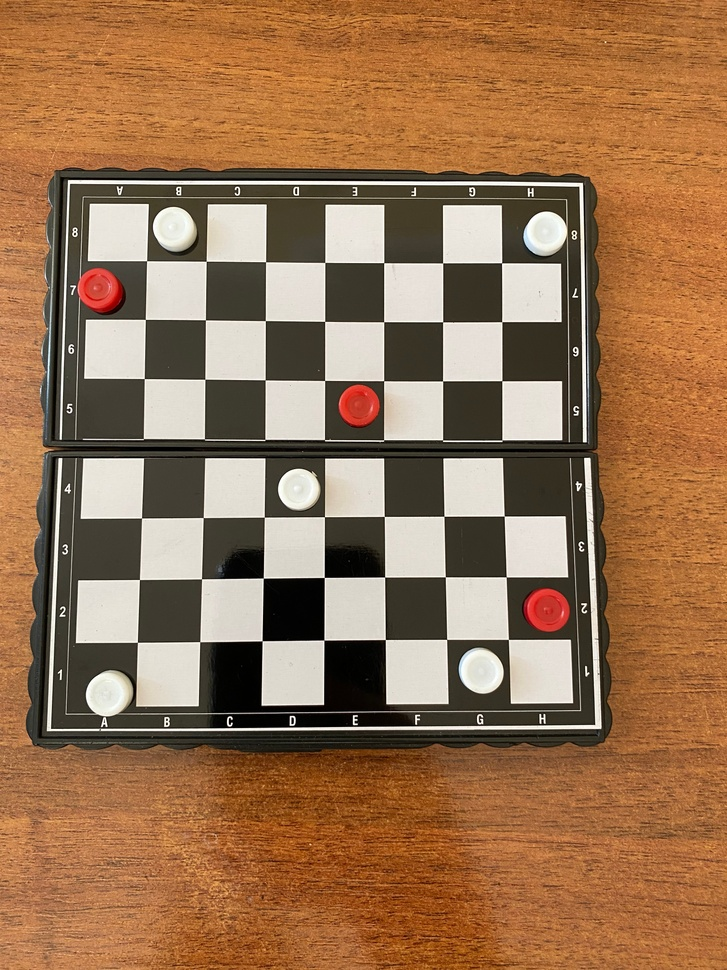
#> input picture tests/test_data/corners.JPG, 727 x 970 px, shrunk from 3024 x 4032 before the run
$ python -i field_detector.py   (imports and definitions only)
#> lines starting #> are read from the running program, lines starting #| are printed output that depends on the picture; after the words box and inside, x2 and y2 are one past the last pixel; in counts of white or black regions, pixels touching at a corner belong together
#> further down, picture is the input picture: shape (970, 727, 3); mean B, G, R 81.2, 114.2, 152.5
import itertools
import numpy as np
import cv2 as cv

# [6 lines left out: function draw_corners, not called in this run]

class FieldDetector:
    def __init__(self, image, debug=False):
        self.debug = debug
        self.update_image(image)

    def __debug_show(self, image):
        if self.debug:
            cv.imshow(f"{image}", image)
            cv.waitKey(0)

    def update_image(self, image):
        self.image = image
        self.gray = cv.cvtColor(image, cv.COLOR_BGR2GRAY)
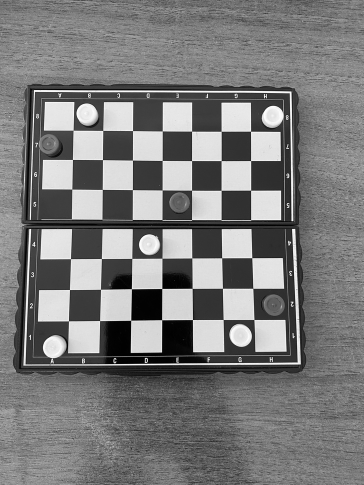
#> self.gray: shape (970, 727) (shown at 1/2 size); min 0, max 255, mean 121.9

        self.__debug_show(self.gray)

        # Remove details
        kernel = cv.getStructuringElement(cv.MORPH_RECT, (8,8))
        opening = cv.morphologyEx(self.gray, cv.MORPH_OPEN, kernel)
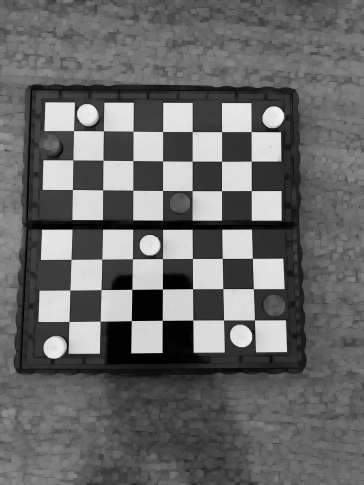
#> opening: shape (970, 727) (shown at 1/2 size); min 0, max 241, mean 104.4

        # Blur image - remove more details
        self.filtered = cv.GaussianBlur(opening, (3,3), 1)
        self.__debug_show(self.filtered)

    def detect_fields(self):
        corners = self.__detect_corners()
        locations = self.__get_corner_locations(corners)

        if len(locations) == 0:
            return []

        filtered = self.__sort_and_cleanup_corners(locations)

        if self.debug:
            img = np.copy(self.image)
            draw_corners(img, filtered)
            cv.imshow('image', img)
            cv.waitKey(0)

        try:
            return self.__redetect_corners(filtered)
        except IndexError:
            print("WARN: Cannot match board fields")

        return []

    def __redetect_corners(self, corners):
        transposed = [[item for item in row if item is not None] for row in itertools.zip_longest(*corners)]
        y_values = []
        x_values = []

        # Re-detect points by virtual line intersection
        for row in range(len(corners)):
            y_values.append(np.median(corners[row], 0)[1])
            x_values.append(np.median(transposed[row], 0)[0])

        new_corners = np.full((len(x_values), len(y_values), 2), 0)
        for x in range(len(x_values)):
            for y in range(len(y_values)):
                new_corners[x, y] = (x_values[x], y_values[y])

        return new_corners

    def __detect_corners(self):
        # Detect corners
        filtered = np.float32(self.filtered)
        corners = cv.cornerHarris(filtered, 4, 5, 0.04)
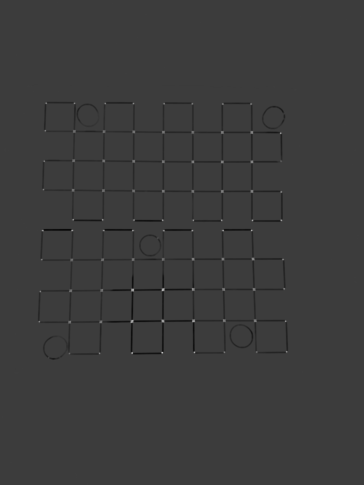
#> corners: shape (970, 727) float32 (shown at 1/2 size); min -1.3e+09, max 4.16e+09, mean -14955487; drawn with min black and max white

        # Remove noise around corners
        filtered_corner_data = cv.morphologyEx(corners, cv.MORPH_CLOSE, None)
        return filtered_corner_data

    def __get_corner_locations(self, corner_data):
        # Get local maximas
        ret, dst = cv.threshold(corner_data, 0.1*corner_data.max(), 255, 0)
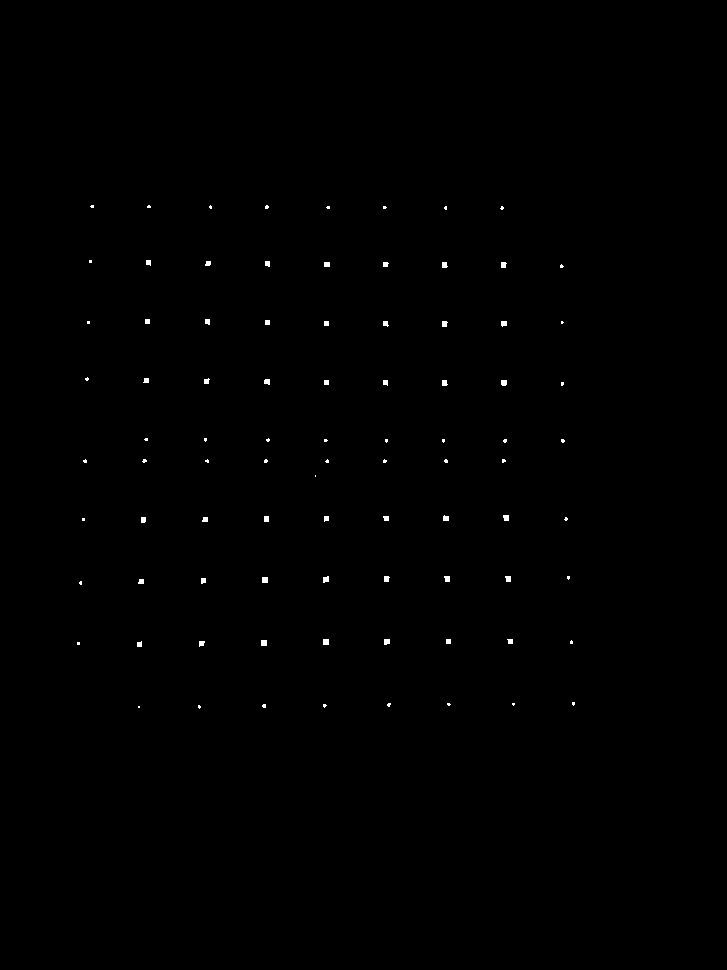
#> dst: shape (970, 727) float32; 0.24% white; 87 white regions (45 under 20 px), largest, box (x1, y1, x2, y2) and area: (262, 577, 268, 583) 36, (323, 639, 329, 645) 36, (261, 640, 267, 646) 36
#> ret = 415733350.4
        dst = np.uint8(dst)

        ret, labels, stats, centroids = cv.connectedComponentsWithStats(dst)
#> labels: shape (970, 727) int32; 88 distinct labels, from 0 to 87
#> ret = 88; stats = 88 rows, first 6: [0, 0, 727, 970, 703506], [90, 205, 4, 3, 10], [147, 205, 4, 3, 10], [209, 205, 3, 4, 9], [265, 205, 4, 4, 13], [326, 206, 4, 3, 10]; centroids = 88 pairs, first value 78 to 573, second value 206 to 706.5
        criteria = (cv.TERM_CRITERIA_EPS + cv.TERM_CRITERIA_MAX_ITER, 100, 0.001)

        try:
            # Get corner centers (subpixel accuracy)
            corners = cv.cornerSubPix(self.gray, np.float32(centroids), (5,5), (-1,-1), criteria)
#> corners = 88 pairs, first value 75.4 to 572.6, second value 203.3 to 705.7
#> in detect_fields, `locations = self.__get_corner_locations(corners)`: locations has the same summary as corners in __get_corner_locations
        except Exception:
            return []

        return corners

    def __sort_and_cleanup_corners(self, corners, field_size=60):
#> called with corners = array of shape (88, 2), field_size = 60
        rows = [[]]

        # Sort by Y-axis
        corners = corners[corners[:, 1].argsort()]

        # Classify row of each point
        prev_y = corners[0, 1]
#> prev_y = 203.3
        for point in corners:
            if abs(point[1] - prev_y) > field_size/4:
                rows.append([]) # If distance is greater then classify to next row

            prev_y = point[1]
            rows[-1].append(point)
#> this loop made 88 passes
#> (point, prev_y) on passes 1 to 8: ([89.39, 203.3], 203.3), ([148.3, 203.4], 203.4), ([207.5, 203.7], 203.7), ([266.1, 204], 204), ([325.2, 204.3], 204.3), ([383.7, 204.4], 204.4), ([501.3, 204.8], 204.8), ([442.5, 204.9], 204.9)
#> after the loop, rows = 11 items

        output = []
        current_index = 0
        prev_y = 0
        for row in rows:
            # Sort each row by X-values
            row.sort(key=lambda k: k[0])

            # Filter entire rows
            if current_index > 0 and abs(row[0][1] - prev_y) < field_size/3 or len(row) < 3:
                current_index += 1
                continue

            current_index += 1
            prev_y = row[0][1]

            # Median distance on X-axis in a row
            avg = np.average(np.abs([j[0] - i[0] for i, j in zip(row[:-1], row[1:])]))

            # Filter points on X-axis
            indexes_to_remove = []
            prev_index = 0
            for point in row[1:]:
                if abs(point[0] - row[prev_index][0]) < avg/2:
                    indexes_to_remove.append(prev_index + 1)
                prev_index += 1

            for index in reversed(indexes_to_remove):
                del row[index]

            output.append(row)
#> this loop made 11 passes
#> after the loop, current_index = 11; output = 9 items

        return output

>>> import cv2
>>> picture = cv2.imread('../../tests/test_data/corners.JPG')
>>> result = FieldDetector(picture).detect_fields()
#> the loop in __redetect_corners, `for row in range(len(corners)):` made 9 passes
#> after the loop in __redetect_corners, `for row in range(len(corners)):`: x_values = [85.42, 145.3, 205.4, 265.3, 324.7, 384.3, 444, 504.2, 564]; y_values = [204.1, 262.5, 321.3, 380.5, 440.2, 516.7, 577.4, 640.1, 704.1]
#> the loop in __redetect_corners, `for x in range(len(x_values)):` made 9 passes

$ run again, on tests/test_data/diagonals.JPG
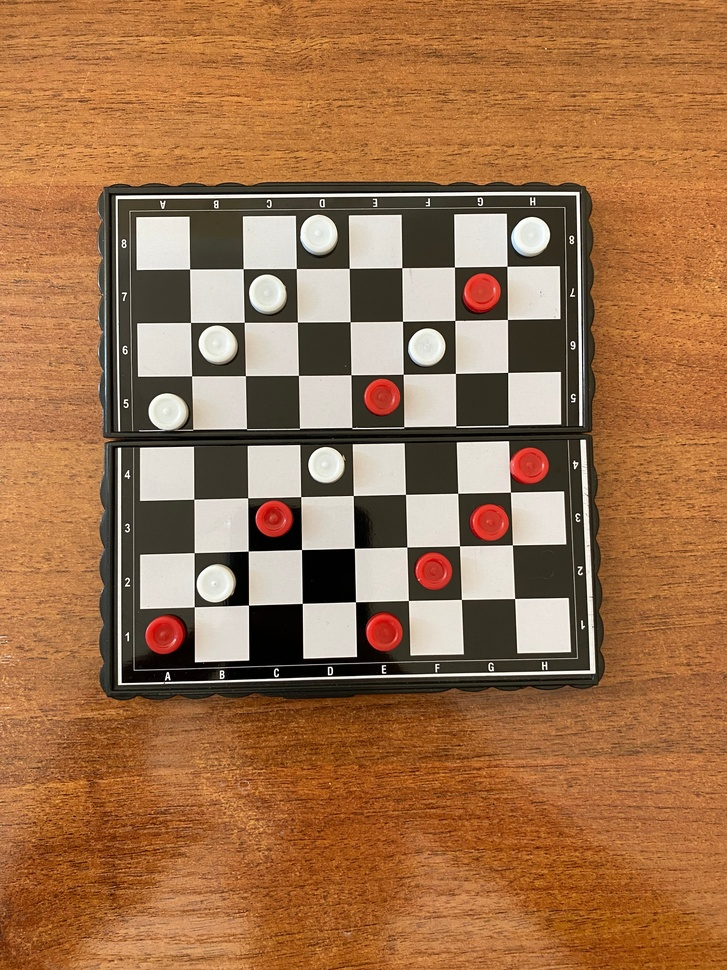
#> input picture tests/test_data/diagonals.JPG, 727 x 970 px, shrunk from 3024 x 4032 before the run
#> picture is the input picture: shape (970, 727, 3); mean B, G, R 74.9, 113, 159.4
#> in __detect_corners, `corners = cv.cornerHarris(filtered, 4, 5, 0.04)`:
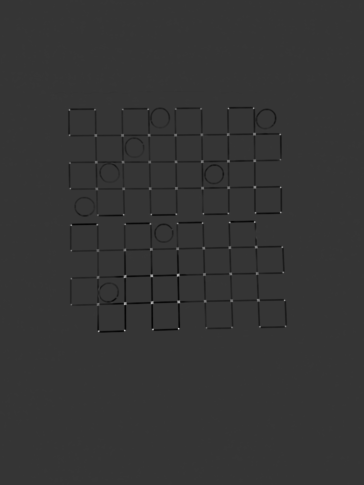
#> corners: shape (970, 727) float32 (shown at 1/2 size); min -1.2e+09, max 4.45e+09, mean -14445917; drawn with min black and max white
#> in __get_corner_locations, `ret, dst = cv.threshold(corner_data, 0.1*corner_data.max(), 255, 0)`:
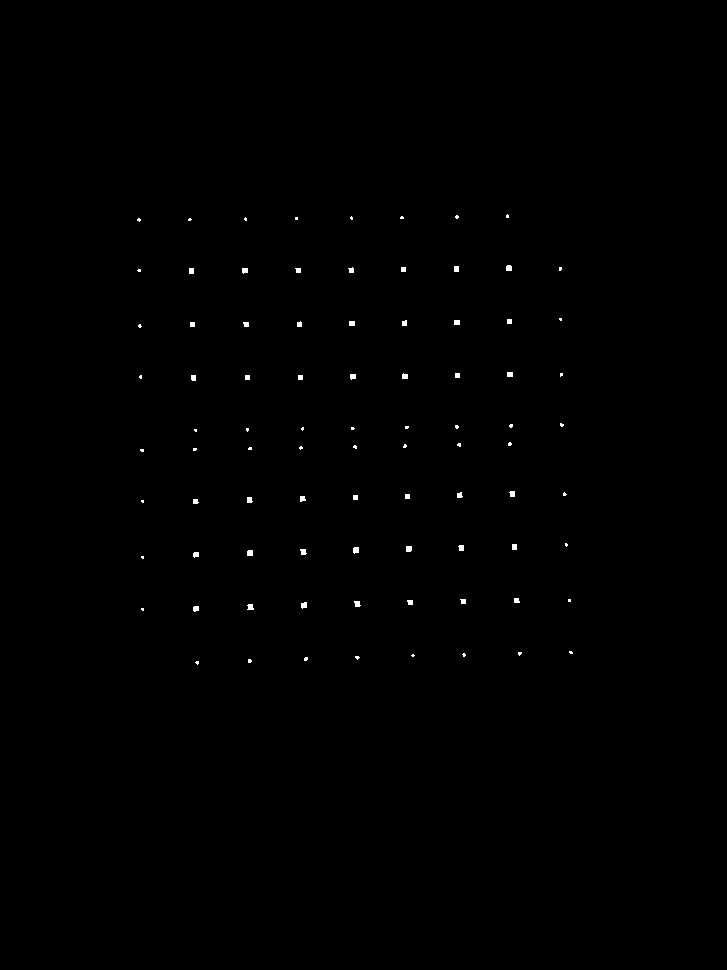
#> dst: shape (970, 727) float32; 0.24% white; 86 white regions (44 under 20 px), largest, box (x1, y1, x2, y2) and area: (353, 547, 359, 554) 36, (406, 546, 412, 552) 35, (247, 550, 253, 556) 35
#> in __get_corner_locations, `ret, dst = cv.threshold(corner_data, 0.1*corner_data.max(), 255, 0)`: ret = 445019955.2
#> labels: shape (970, 727) int32; 87 distinct labels, from 0 to 86
#> in __get_corner_locations, `ret, labels, stats, centroids = cv.connectedComponentsWithStats(dst)`: ret = 87; stats = 87 rows, first 6: [0, 0, 727, 970, 703499], [455, 215, 4, 4, 12], [506, 214, 3, 4, 10], [244, 217, 3, 4, 9], [295, 217, 3, 3, 9], [350, 216, 3, 4, 9]; centroids = 87 pairs, first value 138.5 to 570.5, second value 215.8 to 662.2
#> in __get_corner_locations, `corners = cv.cornerSubPix(self.gray, np.float32(centroids), (5,5), (-1..`: corners = 87 pairs, first value 135.6 to 571.2, second value 212.7 to 662.7
#> locations has the same summary as corners in __get_corner_locations
#> in __sort_and_cleanup_corners, `prev_y = corners[0, 1]`: prev_y = 212.7
#> the loop in __sort_and_cleanup_corners, `for point in corners:` made 87 passes
#> (point, prev_y) on passes 1 to 8: ([506.2, 212.7], 212.7), ([453.8, 213.6], 213.6), ([401, 214], 214), ([348.5, 214.6], 214.6), ([295.3, 214.9], 214.9), ([242.5, 215.6], 215.6), ([188.9, 215.8], 215.8), ([135.6, 216.4], 216.4)
#> after the loop in __sort_and_cleanup_corners, `for point in corners:`: rows = 9 items
#> the loop in __sort_and_cleanup_corners, `for row in rows:` made 9 passes
#> (prev_y, avg) on passes 1 to 8: (216.4, 52.95), (269.4, 53.08), (323.3, 53.09), (376.1, 53.03), (447, 28.1), (500.3, 47.24), (554.5, 53.39), (608.5, 53.68)
#> after the loop in __sort_and_cleanup_corners, `for row in rows:`: current_index = 9; output = 9 items
#> the loop in __redetect_corners, `for row in range(len(corners)):` made 9 passes
#> after the loop in __redetect_corners, `for row in range(len(corners)):`: x_values = [139, 192.8, 246.5, 299.5, 351.7, 403.9, 455.7, 508.2, 561.2]; y_values = [214.8, 268.3, 321.7, 374.8, 427.9, 495.5, 548.3, 601.7, 656.5]
#> the loop in __redetect_corners, `for x in range(len(x_values)):` made 9 passes

$ run again, on tests/test_data/diagonals_front.JPG
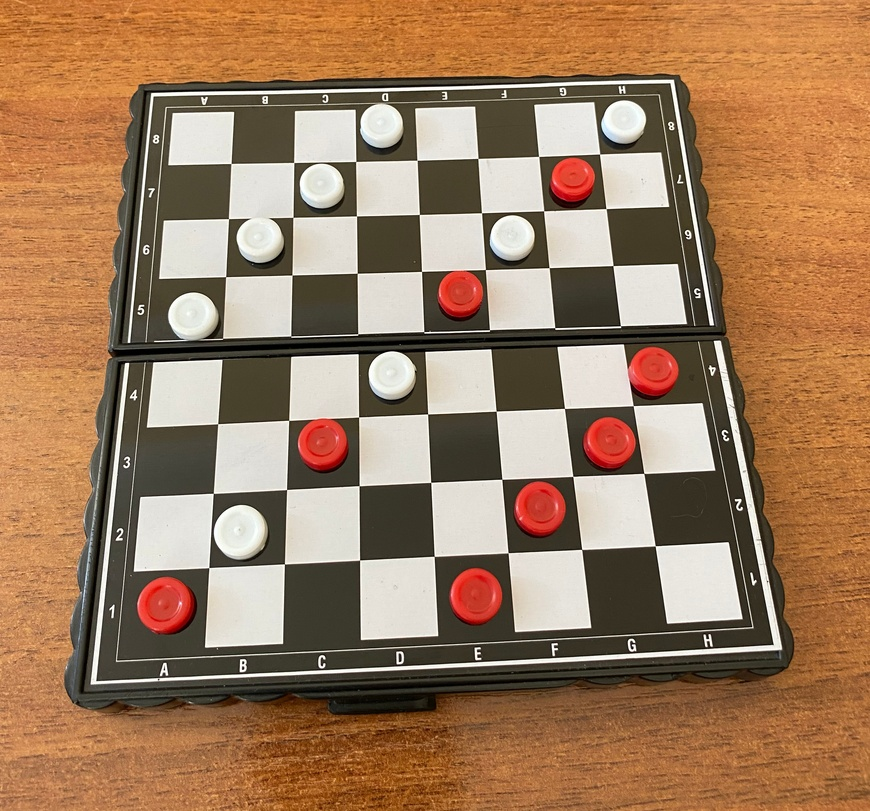
#> input picture tests/test_data/diagonals_front.JPG, 870 x 811 px, shrunk from 3024 x 2822 before the run
#> picture is the input picture: shape (811, 870, 3); mean B, G, R 93.7, 123.8, 158.6
#> in __detect_corners, `corners = cv.cornerHarris(filtered, 4, 5, 0.04)`:
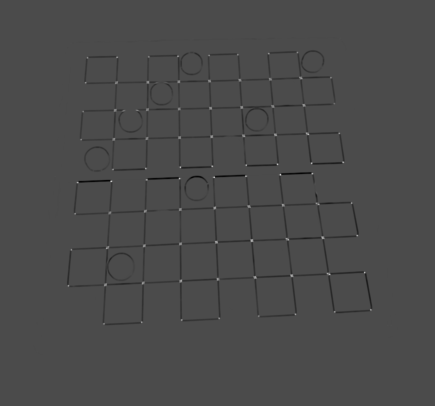
#> corners: shape (811, 870) float32 (shown at 1/2 size); min -1.31e+09, max 3.12e+09, mean -14795565; drawn with min black and max white
#> in __get_corner_locations, `ret, dst = cv.threshold(corner_data, 0.1*corner_data.max(), 255, 0)`:
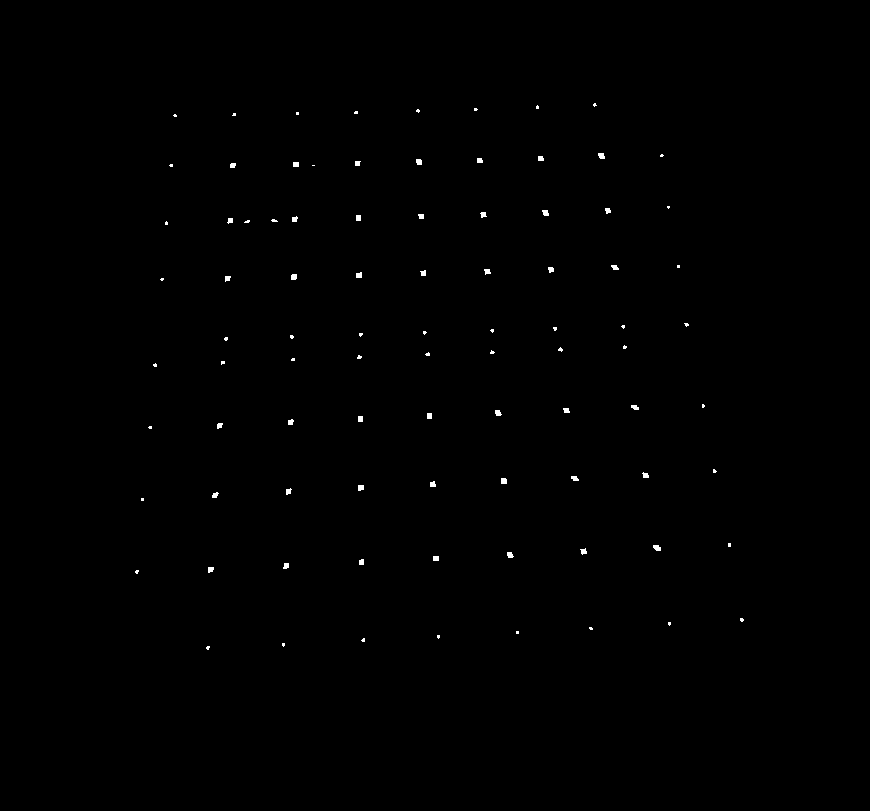
#> dst: shape (811, 870) float32; 0.25% white; 89 white regions (47 under 20 px), largest, box (x1, y1, x2, y2) and area: (653, 545, 661, 551) 38, (598, 153, 605, 159) 35, (501, 478, 507, 484) 35
#> in __get_corner_locations, `ret, dst = cv.threshold(corner_data, 0.1*corner_data.max(), 255, 0)`: ret = 312004864
#> labels: shape (811, 870) int32; 90 distinct labels, from 0 to 89
#> in __get_corner_locations, `ret, labels, stats, centroids = cv.connectedComponentsWithStats(dst)`: ret = 90; stats = 90 rows, first 6: [0, 0, 870, 811, 703784], [593, 103, 4, 4, 10], [536, 105, 3, 4, 10], [416, 109, 4, 4, 11], [474, 108, 4, 3, 10], [354, 111, 4, 3, 11]; centroids = 90 pairs, first value 136.5 to 741.4, second value 104.4 to 647.3
#> in __get_corner_locations, `corners = cv.cornerSubPix(self.gray, np.float32(centroids), (5,5), (-1..`: corners = 90 pairs, first value 133.3 to 742.3, second value 100.9 to 647.2
#> locations has the same summary as corners in __get_corner_locations
#> in __sort_and_cleanup_corners, `prev_y = corners[0, 1]`: prev_y = 100.9
#> the loop in __sort_and_cleanup_corners, `for point in corners:` made 90 passes
#> (point, prev_y) on passes 1 to 8: ([593.3, 100.9], 100.9), ([533.8, 103.7], 103.7), ([474.4, 105.6], 105.6), ([414.8, 107.5], 107.5), ([354.8, 108.7], 108.7), ([294.7, 109.8], 109.8), ([233.4, 110.7], 110.7), ([172.5, 111.6], 111.6)
#> after the loop in __sort_and_cleanup_corners, `for point in corners:`: rows = 9 items
#> the loop in __sort_and_cleanup_corners, `for row in rows:` made 9 passes
#> (prev_y, avg) on passes 1 to 8: (111.6, 60.12), (164.6, 54.95), (220.2, 50.68), (278.4, 64.84), (361.7, 35.57), (427.1, 61.72), (496.6, 71.88), (571.3, 74.34)
#> after the loop in __sort_and_cleanup_corners, `for row in rows:`: current_index = 9; output = 9 items
#> the loop in __redetect_corners, `for row in range(len(corners)):` made 9 passes
#> after the loop in __redetect_corners, `for row in range(len(corners)):`: x_values = [158.6, 225.6, 292, 358.6, 427.6, 496.2, 564.5, 633.2, 694.2]; y_values = [108.1, 160.3, 213.6, 271.4, 332.3, 413.9, 482.4, 556.4, 633.6]
#> the loop in __redetect_corners, `for x in range(len(x_values)):` made 9 passes
